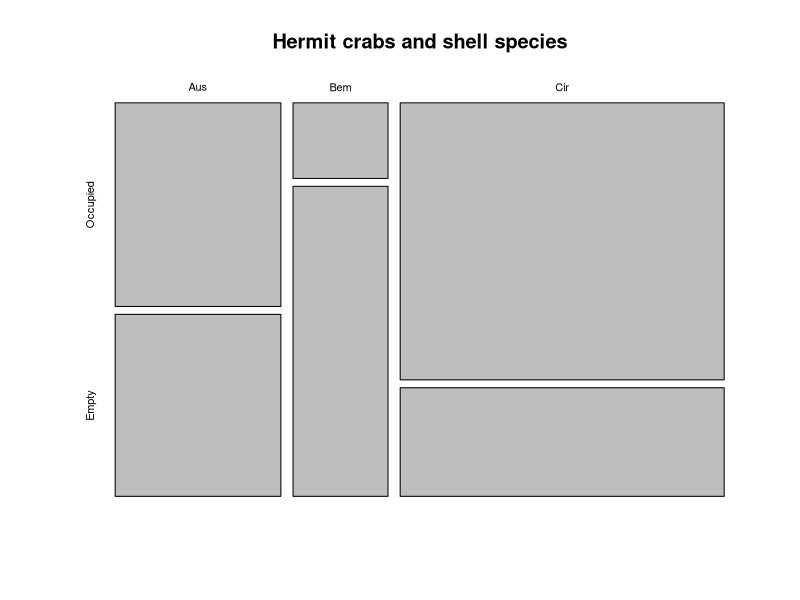

Recreate this plot in R.
## ---- chunk 1
tulip <- c(81, 50, 27)
## ---- chunk 2
expected <- rep(sum(tulip) * 1 / 3, 3)
expected

## ---- chunk 3

res <- chisq.test(tulip, p = c(1 / 3, 1 / 3, 1 / 3))
res

## ---- chunk 4
res$expected
## ---- chunk 5
crabs <- as.table(
    rbind(
        Aus = c(47, 42),
        Bem = c(10, 41),
        Cir = c(125, 49)
    )
)

colnames(crabs) <- c("Occupied", "Empty")
str(crabs)
crabs
## ---- chunk 6
# mosaic plot of crabs
mosaicplot(crabs, main = "Hermit crabs and shell species")
## ---- chunk 7
fit <- chisq.test(crabs)
fit$expected
## ---- chunk 8
fit <- chisq.test(crabs)
fit
